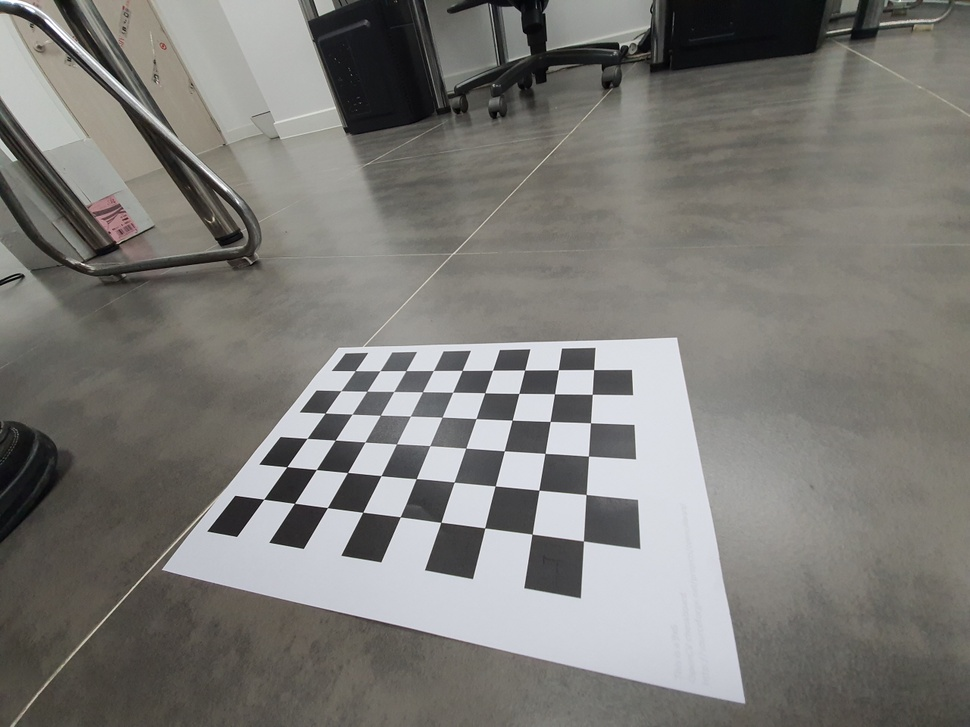
#> input picture OpenCV 08일차/실습/img/cal_img/img14.jpg, 970 x 727 px, shrunk from 1280 x 960 before the run; its folder holds only this picture in this run
$ python opencv_58.py
#> lines starting #> are read from the running program, lines starting #| are printed output that depends on the picture; after the words box and inside, x2 and y2 are one past the last pixel; in counts of white or black regions, pixels touching at a corner belong together
# calibration 출력
import numpy as np
import cv2
import glob

# prepare object points, like (0,0,0), (1,0,0), (2,0,0) ....,(6,5,0)
objp = np.zeros((6*9,3), np.float32)
objp[:,:2] = np.mgrid[0:9, 0:6].T.reshape(-1,2)

# Arrays to store object points and image points from all the images.
objpoints = [] # 3d points in real world space
imgpoints = [] # 2d points in image plane.

# Make a list of calibration images
images = glob.glob('img/cal_img/img*.jpg')

# Step through the list and search for chessboard corners
for idx, fname in enumerate(images):
    img = cv2.imread(fname)
#> img is the input picture: shape (727, 970, 3); mean B, G, R 118.4, 122.2, 123.7
    gray = cv2.cvtColor(img, cv2.COLOR_BGR2GRAY)
    cv2.imshow('img', img)

    # Find the chessboard corners
    ret, corners = cv2.findChessboardCorners(gray, (9,6), None)
#> ret = True; corners = 54 rows, first 8: [355.2, 370.6], [380, 370.7], [405.9, 370.6], [433.4, 370.5], [462.2, 370.4], [492.5, 370.3], [524.7, 370.1], [558.3, 369.7]

    # If found, add object points, image points
    if ret == True:
        objpoints.append(objp)
        imgpoints.append(corners)

        # Draw and display the corners
        cv2.drawChessboardCorners(img, (9,6), corners, ret)
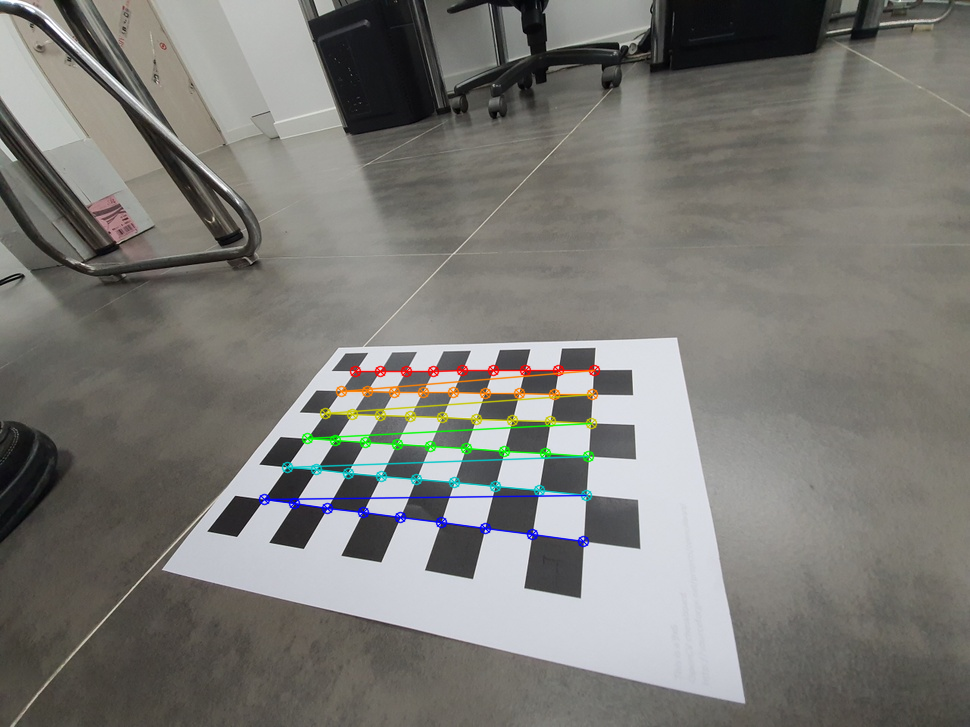
#> img: shape (727, 970, 3); 1.87% of pixels changed, all inside (x1, y1, x2, y2) = (258, 364, 601, 548)

        write_name = 'output/output1/corners_found'+str(idx)+'.jpg'
        cv2.imwrite(write_name, img)

        cv2.imshow('img', img)
        cv2.waitKey(1000)

cv2.destroyAllWindows()

$ run again, on OpenCV 08일차/실습/img/cal_img/img19.jpg
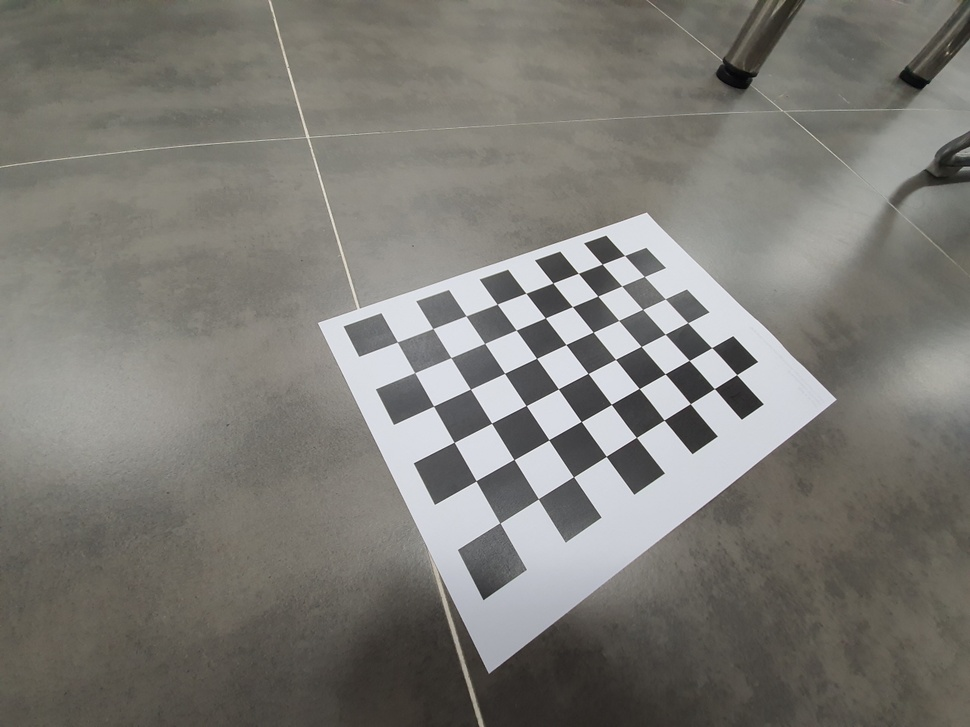
#> input picture OpenCV 08일차/실습/img/cal_img/img19.jpg, 970 x 727 px, shrunk from 1280 x 960 before the run
#> img is the input picture: shape (727, 970, 3); mean B, G, R 116.8, 122.3, 124
#> ret = True; corners = 54 rows, first 8: [397.3, 341.8], [432.8, 328.5], [465.9, 315.7], [497.2, 304.1], [525.9, 293.2], [552.9, 283], [578.3, 273.3], [602.2, 264.1]
#> `cv2.drawChessboardCorners(img, (9,6), corners, ret)`:
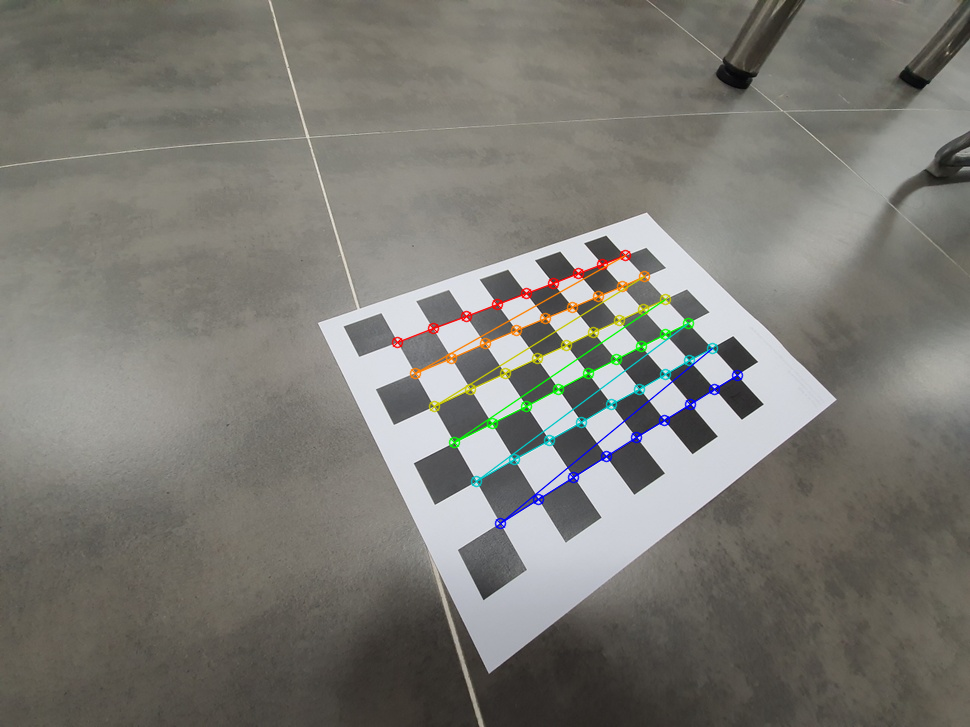
#> img: shape (727, 970, 3); 1.65% of pixels changed, all inside (x1, y1, x2, y2) = (391, 249, 744, 530)

$ run again, on OpenCV 08일차/실습/img/cal_img/img2.jpg
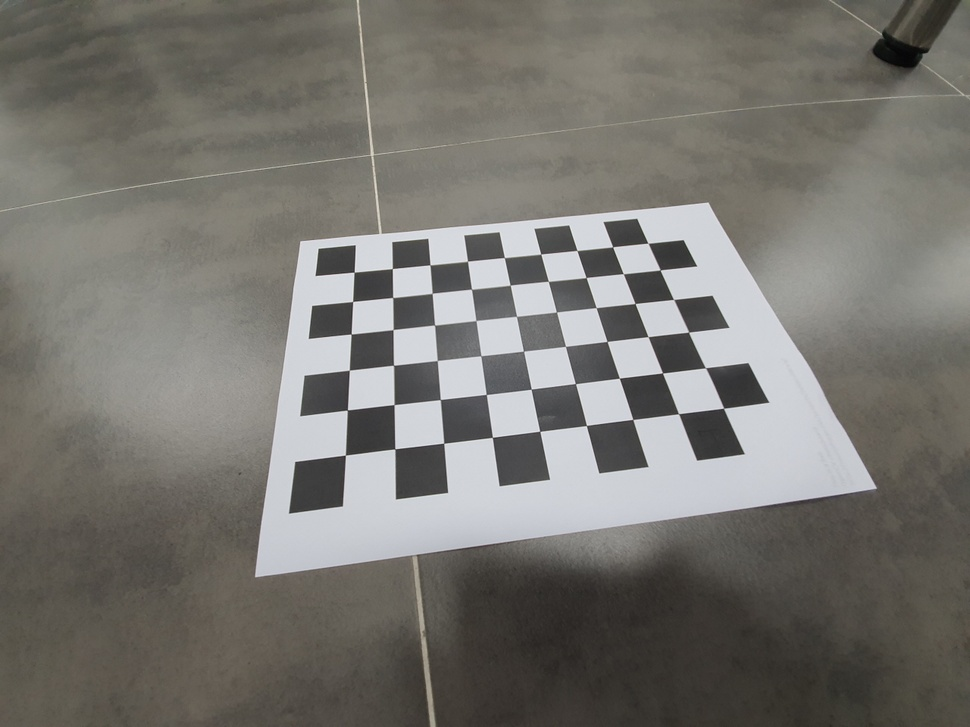
#> input picture OpenCV 08일차/실습/img/cal_img/img2.jpg, 970 x 727 px, shrunk from 1280 x 960 before the run
#> img is the input picture: shape (727, 970, 3); mean B, G, R 112, 117.3, 119.2
#> ret = True; corners = 54 rows, first 8: [354.1, 272.2], [392.3, 268.5], [429.9, 264.8], [467.5, 261.1], [504.4, 257.6], [540.7, 254.1], [577, 250.5], [612.6, 246.8]
#> `cv2.drawChessboardCorners(img, (9,6), corners, ret)`:
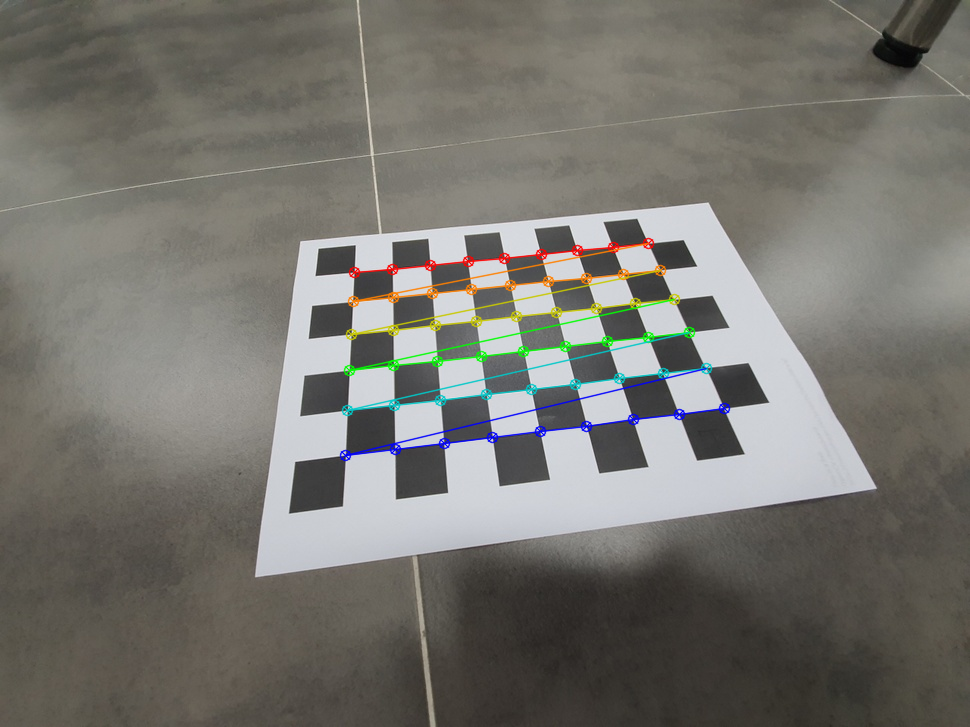
#> img: shape (727, 970, 3); 2.12% of pixels changed, all inside (x1, y1, x2, y2) = (339, 237, 731, 462)

$ run again, on OpenCV 08일차/실습/img/cal_img/img3.jpg
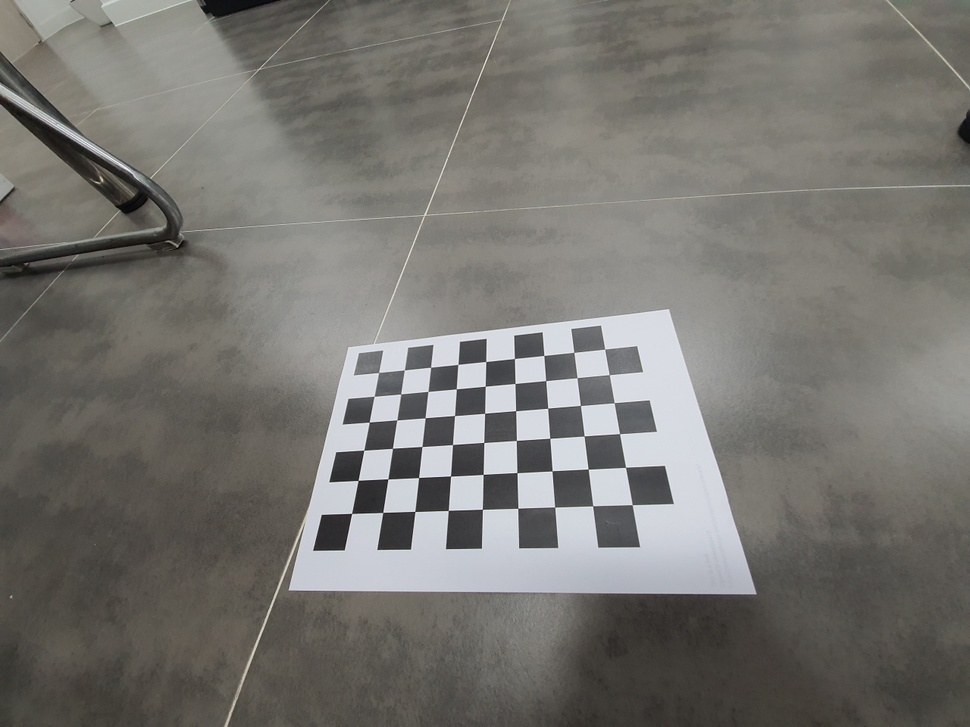
#> input picture OpenCV 08일차/실습/img/cal_img/img3.jpg, 970 x 727 px, shrunk from 1280 x 960 before the run
#> img is the input picture: shape (727, 970, 3); mean B, G, R 112.5, 117, 118.7
#> ret = True; corners = 54 rows, first 8: [378.7, 372.5], [404.4, 369.8], [430.6, 367.3], [457.9, 364.4], [485.7, 361.5], [514.4, 358.5], [543.8, 355.5], [573.8, 352.4]
#> `cv2.drawChessboardCorners(img, (9,6), corners, ret)`:
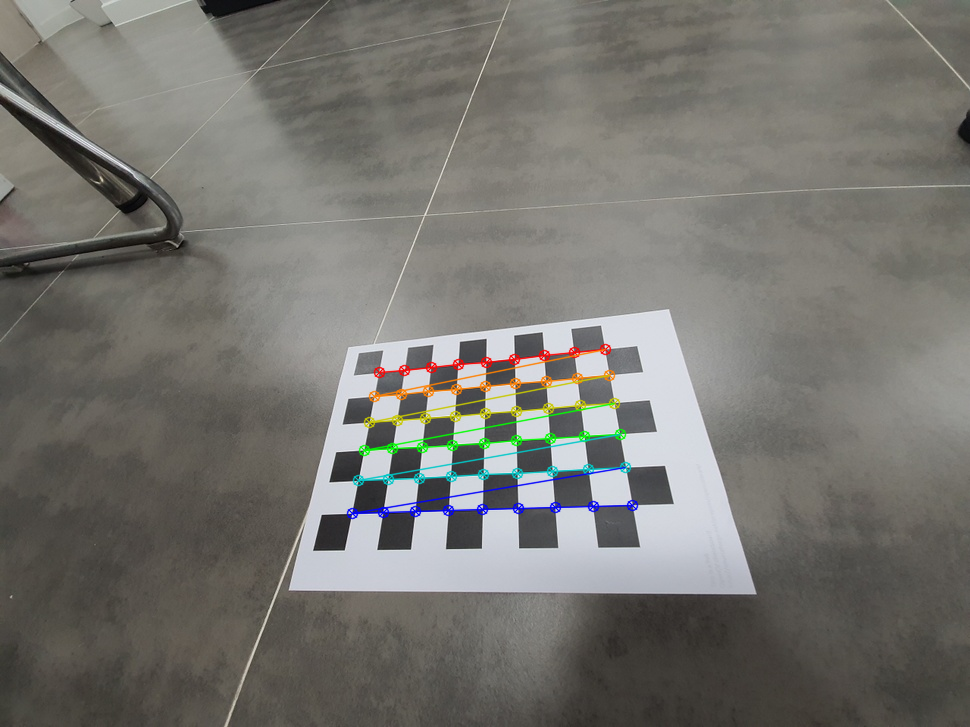
#> img: shape (727, 970, 3); 1.75% of pixels changed, all inside (x1, y1, x2, y2) = (346, 343, 639, 520)

$ run again, on OpenCV 08일차/실습/img/cal_img/img15.jpg
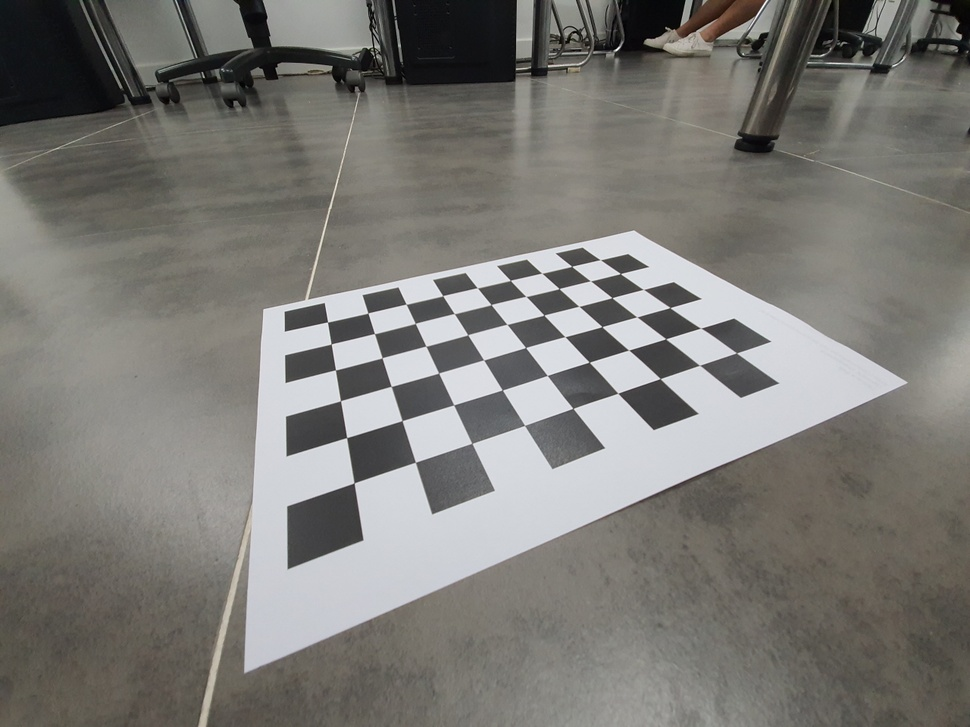
#> input picture OpenCV 08일차/실습/img/cal_img/img15.jpg, 970 x 727 px, shrunk from 1280 x 960 before the run
#> img is the input picture: shape (727, 970, 3); mean B, G, R 117.5, 121.8, 123.3
#> ret = True; corners = 54 rows, first 8: [327.5, 322], [367.9, 313.1], [406.1, 304], [442.7, 295.6], [477.3, 287.7], [510.4, 280.4], [541.7, 273.1], [571.7, 266.3]
#> `cv2.drawChessboardCorners(img, (9,6), corners, ret)`:
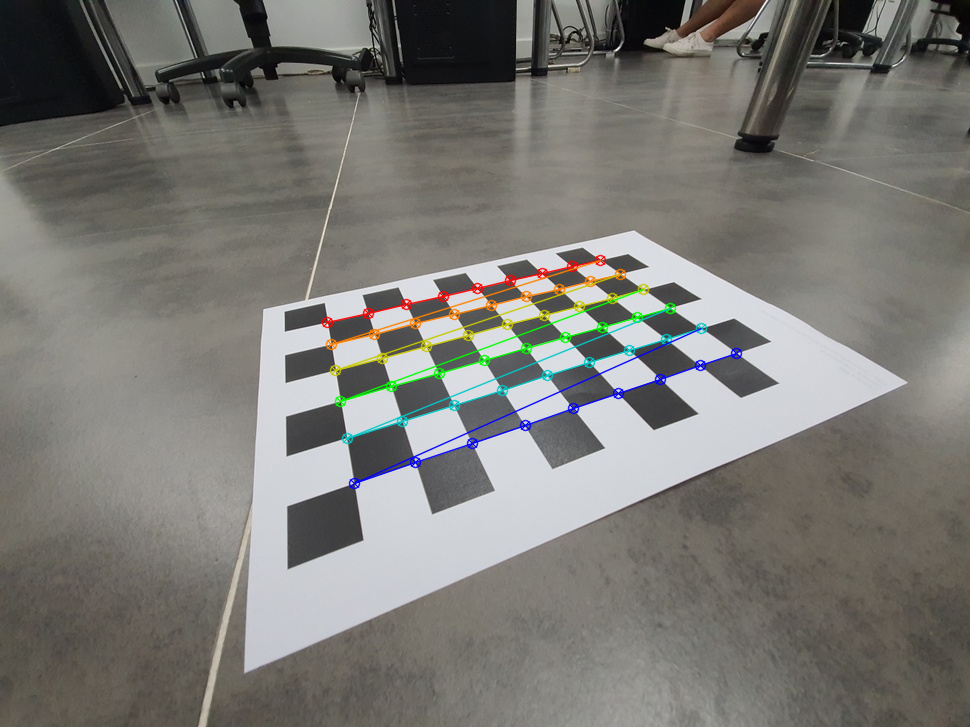
#> img: shape (727, 970, 3); 2.02% of pixels changed, all inside (x1, y1, x2, y2) = (321, 254, 743, 490)
